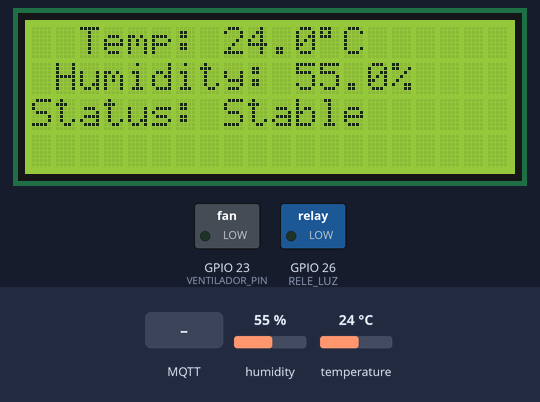
The sketch below on a simulated ESP32. On the bench: 20×4 character LCD, switched loads named in the sketch (green lamp = pin HIGH). Inputs (shaded band) come from the test bench; at power-on: temperature 24 °C, humidity 55 %. WiFi joins after 1.5 s; servers stay silent unless stated; no MQTT or app messages arrive unless stated; what the sketch prints to the serial monitor is not drawn.

Above: at 2.7 s.
2.8 s: temperature set to 20.5 °C
At 4.9 s:
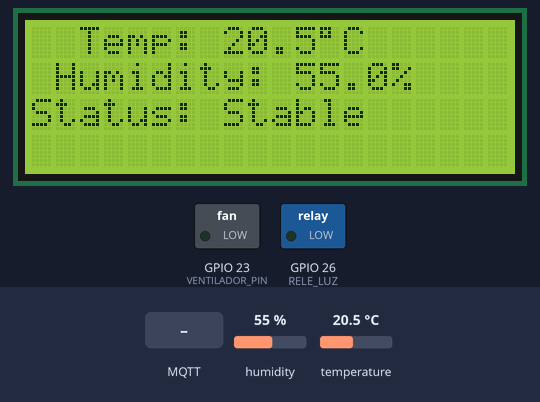
5.2 s: temperature set to 19.5 °C
At 6.4 s:
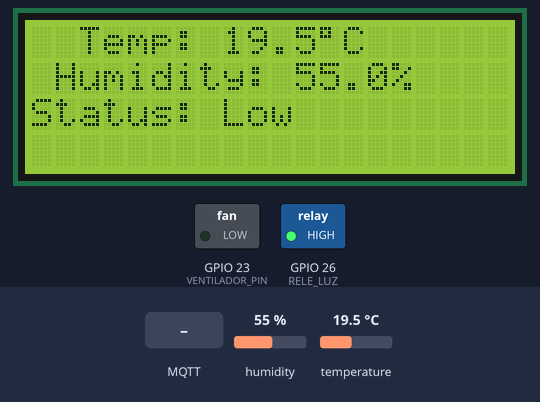
7.3 s: MQTT message "manual" arrives on the third subscribed topic
At 9.0 s:
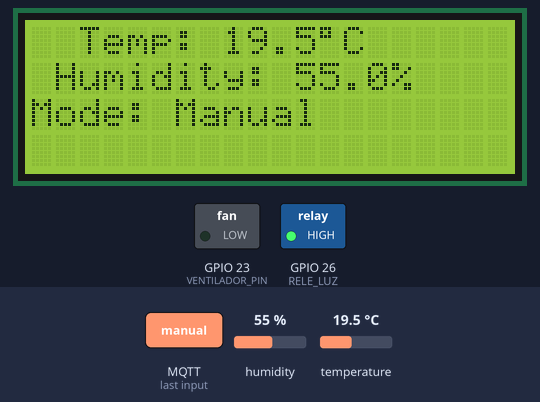
9.3 s: MQTT message "ON" arrives on the second subscribed topic
At 10.5 s:
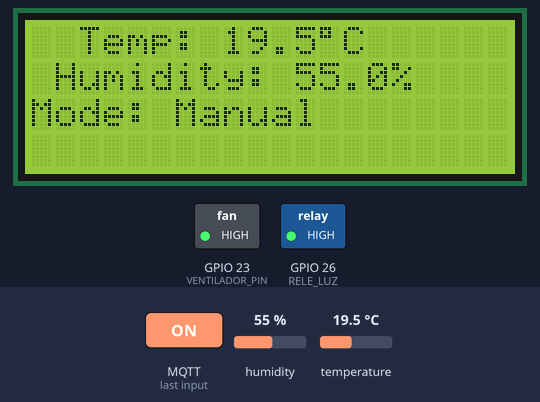
11.3 s: MQTT message "OFF" arrives on the first subscribed topic
At 13.0 s:
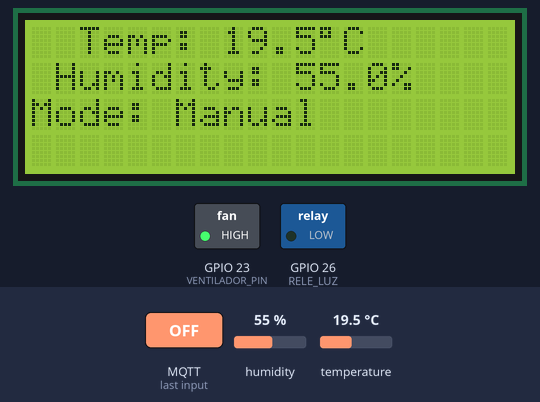
13.4 s: humidity set to 22 %
At 15.4 s:
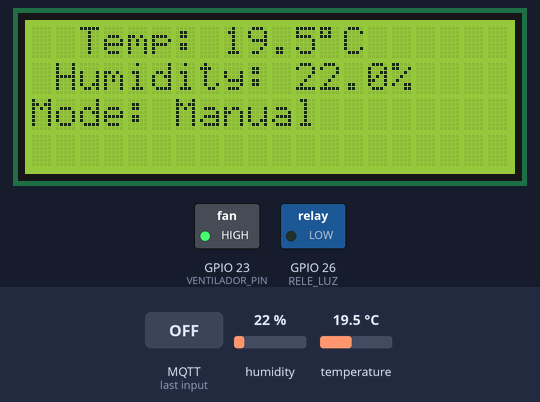
Timing chart, 0 to 16.5 s (numbered marks = the images above; inputs shaded):
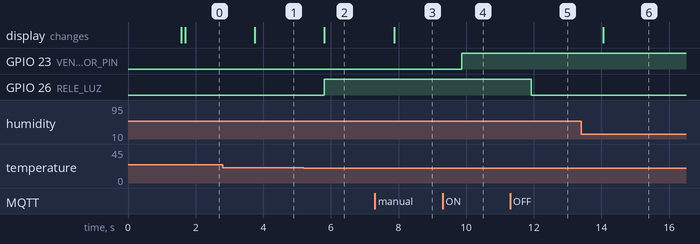

Measured:
- the behaviour switches between 20 and 19.9 °C on temperature (found by bisection; images 1 and 2)
- after the input at 2.8 s, the display: changes after 0.95 s (image 1)
- after the input at 5.2 s, GPIO 26 (RELE_LUZ): LOW → HIGH after 0.61 s; the display: changes after 0.61 s (image 2)
- after the input at 7.3 s, the display: changes after 0.57 s (image 3)
- after the input at 9.3 s, GPIO 23 (VENTILADOR_PIN): LOW → HIGH after 0.57 s
- after the input at 11.3 s, GPIO 26 (RELE_LUZ): HIGH → LOW after 0.63 s
- after the input at 13.4 s, the display: changes after 0.65 s (image 6)

The sketch:

dispositivo_interno.ino
```cpp
//interno
#include <WiFi.h>  // Library to handle WiFi connections on ESP32
#include <PubSubClient.h>  // Library for MQTT protocol on ESP32
#include "DHTesp.h"  // Library for working with the DHT sensor
#include <LiquidCrystal_I2C.h>  // Library to control the I2C LCD display

// Constant definitions
const int I2C_ADDR = 0x27;  // I2C address for the LCD display
const int LCD_COLUMNS = 20;  // Number of columns on the LCD display
const int LCD_LINES = 4;  // Number of rows on the LCD display
const int DHT_PIN = 15;  // Data pin for the DHT sensor
const int RELE_LUZ = 26;  // Pin to control the light relay
const int VENTILADOR_PIN = 23;  // Pin for the fan connected to a relay

DHTesp dhtSensor;  // Create an object to handle the DHT sensor
LiquidCrystal_I2C lcd(I2C_ADDR, LCD_COLUMNS, LCD_LINES);  // Create an object to handle the LCD display

const char* ssid = "Heracles";  // WiFi network name
const char* password = "f1ct1c10S_";  // WiFi password
const char* mqtt_server = "homeassistant.local";  // MQTT server address
const char* mqtt_user = "monitoreoMQTT";  // MQTT username
const char* mqtt_password = "OLIVER.22";  // MQTT password

WiFiClient espClient;  // Create WiFi client
PubSubClient client(espClient);  // Create MQTT client

bool luz_estado = false;  // Variable to store light state (on or off)
bool ventilador_estado = false;  // Variable to store fan state
String modo = "automatic";  // Variable to store operating mode ("manual" or "automatic")

void setup() {
  Serial.begin(115200);  // Begin serial communication at 115200 bps
  setup_wifi();  // Connect to WiFi network
  client.setServer(mqtt_server, 1883);  // Configure MQTT server
  client.setCallback(callback);  // Set callback function to handle MQTT messages

  dhtSensor.setup(DHT_PIN, DHTesp::DHT22);  // Set up DHT sensor
  lcd.init();  // Initialize LCD display
  lcd.backlight();  // Turn on LCD backlight

  pinMode(RELE_LUZ, OUTPUT);  // Set light relay pin as output
  pinMode(VENTILADOR_PIN, OUTPUT);  // Set fan pin as output
  digitalWrite(RELE_LUZ, LOW);  // Turn off light on startup
  digitalWrite(VENTILADOR_PIN, LOW);  // Turn off fan on startup
}

void setup_wifi() {
  delay(10);
  Serial.print("Connecting to ");  // Display a message in the serial monitor
  Serial.println(ssid);  // Print WiFi network name
  WiFi.begin(ssid, password);  // Start WiFi connection
  while (WiFi.status() != WL_CONNECTED) {  // Wait until connection is complete
    delay(500);
    Serial.print(".");  // Print a dot every 500 ms until connected
  }
  Serial.println("\nWiFi connected");  // Message when connected to WiFi
}

void reconnect() {
  while (!client.connected()) {  // Try to reconnect if not connected to MQTT server
    Serial.print("Connecting to MQTT server...");
    if (client.connect("ESP32Client_internal", mqtt_user, mqtt_password)) {  // Try to connect to MQTT server
      Serial.println("Connected!");  // Success message
      client.subscribe("home/salon/luz/set");  // Subscribe to light control topic
      client.subscribe("home/salon/ventilador/set");  // Subscribe to fan control topic
      client.subscribe("home/mode/set");  // Subscribe to mode change topic
    } else {
      Serial.print("Failed, rc=");
      Serial.print(client.state());  // Print error code if connection fails
      delay(5000);  // Wait 5 seconds before retrying
    }
  }
}

void callback(char* topic, byte* payload, unsigned int length) {
  String mensaje;
  for (int i = 0; i < length; i++) {  // Build message from received data
    mensaje += (char)payload[i];
  }

  if (String(topic) == "home/salon/luz/set") {  // If message is for the light
    if (mensaje == "ON") {
      luz_estado = true;
      digitalWrite(RELE_LUZ, HIGH);  // Turn on the light
    } else if (mensaje == "OFF") {
      luz_estado = false;
      digitalWrite(RELE_LUZ, LOW);  // Turn off the light
    }
  } else if (String(topic) == "home/salon/ventilador/set") {  // If message is for the fan
    if (mensaje == "ON") {
      ventilador_estado = true;
      digitalWrite(VENTILADOR_PIN, HIGH);  // Turn on the fan
    } else if (mensaje == "OFF") {
      ventilador_estado = false;
      digitalWrite(VENTILADOR_PIN, LOW);  // Turn off the fan
    }
  } else if (String(topic) == "home/mode/set") {  // If message is for the mode
    modo = mensaje;  // Change operating mode
    Serial.println("Mode changed to: " + modo);  // Print mode to serial monitor
  }
}

void loop() {
  if (!client.connected()) {  // If not connected, try to reconnect
    reconnect();
  }
  client.loop();  // Keep MQTT connection active
  TempAndHumidity data = dhtSensor.getTempAndHumidity();  // Read temperature and humidity from sensor
  float temperature = data.temperature;
  // Display temperature and humidity on LCD
  lcd.setCursor(0, 0);  // Set cursor to first line
  lcd.print("  Temp: " + String(temperature, 1) + "\xDF" + "C  ");  // Display temperature
  lcd.setCursor(0, 1);  // Set cursor to second line
  lcd.print(" Humidity: " + String(data.humidity, 1) + "% ");  // Display humidity

  // Publish temperature and humidity data to MQTT topics
  client.publish("home/esp32two/temperatureint", String(temperature).c_str());  // Publish temperature
  client.publish("home/esp32two/humidityint", String(data.humidity).c_str());  // Publish humidity
  if (modo == "manual") {  // If in manual mode
    lcd.setCursor(0, 2);  // Set cursor to third line
    lcd.print("Mode: Manual       ");  // Display "Mode: Manual" on screen
  } else if (modo == "automatic") {  // If in automatic mode
    lcd.setCursor(0, 2);  // Set cursor to third line
    if (temperature < 20.0) {
      lcd.print("Status: Low       ");  // Display "Low" if temperature is low
      digitalWrite(VENTILADOR_PIN, LOW);  // Turn off the fan
      digitalWrite(RELE_LUZ, HIGH); // Turn On the light
    } else if (temperature >= 20.0 && temperature <= 25.0) {
      lcd.print("Status: Stable    ");  // Display "Stable" if temperature is stable
      digitalWrite(VENTILADOR_PIN, LOW);  // Turn off the fan
      digitalWrite(RELE_LUZ, LOW); // Turn Off the light
    } else {
      lcd.print("Status: High      ");  // Display "High" if temperature is high
      digitalWrite(VENTILADOR_PIN, HIGH);  // Turn on the fan
      digitalWrite(RELE_LUZ, LOW); // Turn Off the light
    }
  }

  delay(2000);  // Wait 5 seconds before the next sensor reading
}
 
```
